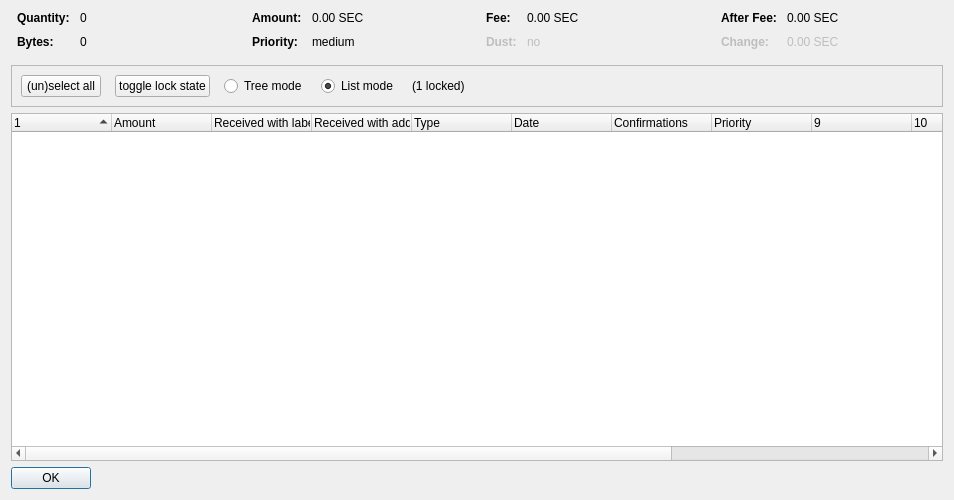
<?xml version="1.0" encoding="UTF-8"?>
<ui version="4.0">
 <class>CoinControlDialog</class>
 <widget class="QDialog" name="CoinControlDialog">
  <property name="geometry">
   <rect>
    <x>0</x>
    <y>0</y>
    <width>954</width>
    <height>500</height>
   </rect>
  </property>
  <property name="windowTitle">
   <string>Coin Selection</string>
  </property>
  <layout class="QVBoxLayout" name="verticalLayout">
   <item>
    <layout class="QHBoxLayout" name="horizontalLayoutTop" stretch="0,0,0,0">
     <property name="topMargin">
      <number>0</number>
     </property>
     <property name="bottomMargin">
      <number>10</number>
     </property>
     <item>
      <layout class="QFormLayout" name="formLayoutCoinControl1">
       <property name="horizontalSpacing">
        <number>10</number>
       </property>
       <property name="verticalSpacing">
        <number>10</number>
       </property>
       <property name="leftMargin">
        <number>6</number>
       </property>
       <property name="rightMargin">
        <number>6</number>
       </property>
       <item row="0" column="0">
        <widget class="QLabel" name="labelCoinControlQuantityText">
         <property name="font">
          <font>
           <weight>75</weight>
           <bold>true</bold>
          </font>
         </property>
         <property name="text">
          <string>Quantity:</string>
         </property>
        </widget>
       </item>
       <item row="0" column="1">
        <widget class="QLabel" name="labelCoinControlQuantity">
         <property name="cursor">
          <cursorShape>IBeamCursor</cursorShape>
         </property>
         <property name="contextMenuPolicy">
          <enum>Qt::ActionsContextMenu</enum>
         </property>
         <property name="text">
          <string notr="true">0</string>
         </property>
         <property name="textInteractionFlags">
          <set>Qt::LinksAccessibleByMouse|Qt::TextSelectableByKeyboard|Qt::TextSelectableByMouse</set>
         </property>
        </widget>
       </item>
       <item row="1" column="0">
        <widget class="QLabel" name="labelCoinControlBytesText">
         <property name="font">
          <font>
           <weight>75</weight>
           <bold>true</bold>
          </font>
         </property>
         <property name="text">
          <string>Bytes:</string>
         </property>
        </widget>
       </item>
       <item row="1" column="1">
        <widget class="QLabel" name="labelCoinControlBytes">
         <property name="cursor">
          <cursorShape>IBeamCursor</cursorShape>
         </property>
         <property name="contextMenuPolicy">
          <enum>Qt::ActionsContextMenu</enum>
         </property>
         <property name="text">
          <string notr="true">0</string>
         </property>
         <property name="textInteractionFlags">
          <set>Qt::LinksAccessibleByMouse|Qt::TextSelectableByKeyboard|Qt::TextSelectableByMouse</set>
         </property>
        </widget>
       </item>
      </layout>
     </item>
     <item>
      <layout class="QFormLayout" name="formLayoutCoinControl2">
       <property name="horizontalSpacing">
        <number>10</number>
       </property>
       <property name="verticalSpacing">
        <number>10</number>
       </property>
       <property name="leftMargin">
        <number>6</number>
       </property>
       <property name="rightMargin">
        <number>6</number>
       </property>
       <item row="0" column="0">
        <widget class="QLabel" name="labelCoinControlAmountText">
         <property name="font">
          <font>
           <weight>75</weight>
           <bold>true</bold>
          </font>
         </property>
         <property name="text">
          <string>Amount:</string>
         </property>
        </widget>
       </item>
       <item row="0" column="1">
        <widget class="QLabel" name="labelCoinControlAmount">
         <property name="cursor">
          <cursorShape>IBeamCursor</cursorShape>
         </property>
         <property name="contextMenuPolicy">
          <enum>Qt::ActionsContextMenu</enum>
         </property>
         <property name="text">
          <string notr="true">0.00 SEC</string>
         </property>
         <property name="textInteractionFlags">
          <set>Qt::LinksAccessibleByMouse|Qt::TextSelectableByKeyboard|Qt::TextSelectableByMouse</set>
         </property>
        </widget>
       </item>
       <item row="1" column="0">
        <widget class="QLabel" name="labelCoinControlPriorityText">
         <property name="font">
          <font>
           <weight>75</weight>
           <bold>true</bold>
          </font>
         </property>
         <property name="text">
          <string>Priority:</string>
         </property>
        </widget>
       </item>
       <item row="1" column="1">
        <widget class="QLabel" name="labelCoinControlPriority">
         <property name="cursor">
          <cursorShape>IBeamCursor</cursorShape>
         </property>
         <property name="contextMenuPolicy">
          <enum>Qt::ActionsContextMenu</enum>
         </property>
         <property name="text">
          <string>medium</string>
         </property>
         <property name="textInteractionFlags">
          <set>Qt::LinksAccessibleByMouse|Qt::TextSelectableByKeyboard|Qt::TextSelectableByMouse</set>
         </property>
        </widget>
       </item>
      </layout>
     </item>
     <item>
      <layout class="QFormLayout" name="formLayoutCoinControl3">
       <property name="horizontalSpacing">
        <number>10</number>
       </property>
       <property name="verticalSpacing">
        <number>10</number>
       </property>
       <property name="leftMargin">
        <number>6</number>
       </property>
       <property name="rightMargin">
        <number>6</number>
       </property>
       <item row="0" column="0">
        <widget class="QLabel" name="labelCoinControlFeeText">
         <property name="font">
          <font>
           <weight>75</weight>
           <bold>true</bold>
          </font>
         </property>
         <property name="text">
          <string>Fee:</string>
         </property>
        </widget>
       </item>
       <item row="0" column="1">
        <widget class="QLabel" name="labelCoinControlFee">
         <property name="cursor">
          <cursorShape>IBeamCursor</cursorShape>
         </property>
         <property name="contextMenuPolicy">
          <enum>Qt::ActionsContextMenu</enum>
         </property>
         <property name="text">
          <string notr="true">0.00 SEC</string>
         </property>
         <property name="textInteractionFlags">
          <set>Qt::LinksAccessibleByMouse|Qt::TextSelectableByKeyboard|Qt::TextSelectableByMouse</set>
         </property>
        </widget>
       </item>
       <item row="1" column="0">
        <widget class="QLabel" name="labelCoinControlLowOutputText">
         <property name="enabled">
          <bool>false</bool>
         </property>
         <property name="font">
          <font>
           <weight>75</weight>
           <bold>true</bold>
          </font>
         </property>
         <property name="text">
          <string>Dust:</string>
         </property>
        </widget>
       </item>
       <item row="1" column="1">
        <widget class="QLabel" name="labelCoinControlLowOutput">
         <property name="enabled">
          <bool>false</bool>
         </property>
         <property name="cursor">
          <cursorShape>IBeamCursor</cursorShape>
         </property>
         <property name="contextMenuPolicy">
          <enum>Qt::ActionsContextMenu</enum>
         </property>
         <property name="text">
          <string>no</string>
         </property>
         <property name="textInteractionFlags">
          <set>Qt::LinksAccessibleByMouse|Qt::TextSelectableByKeyboard|Qt::TextSelectableByMouse</set>
         </property>
        </widget>
       </item>
      </layout>
     </item>
     <item>
      <layout class="QFormLayout" name="formLayoutCoinControl4">
       <property name="horizontalSpacing">
        <number>10</number>
       </property>
       <property name="verticalSpacing">
        <number>10</number>
       </property>
       <property name="leftMargin">
        <number>6</number>
       </property>
       <property name="rightMargin">
        <number>6</number>
       </property>
       <item row="0" column="0">
        <widget class="QLabel" name="labelCoinControlAfterFeeText">
         <property name="font">
          <font>
           <weight>75</weight>
           <bold>true</bold>
          </font>
         </property>
         <property name="text">
          <string>After Fee:</string>
         </property>
        </widget>
       </item>
       <item row="0" column="1">
        <widget class="QLabel" name="labelCoinControlAfterFee">
         <property name="cursor">
          <cursorShape>IBeamCursor</cursorShape>
         </property>
         <property name="contextMenuPolicy">
          <enum>Qt::ActionsContextMenu</enum>
         </property>
         <property name="text">
          <string notr="true">0.00 SEC</string>
         </property>
         <property name="textInteractionFlags">
          <set>Qt::LinksAccessibleByMouse|Qt::TextSelectableByKeyboard|Qt::TextSelectableByMouse</set>
         </property>
        </widget>
       </item>
       <item row="1" column="0">
        <widget class="QLabel" name="labelCoinControlChangeText">
         <property name="enabled">
          <bool>false</bool>
         </property>
         <property name="font">
          <font>
           <weight>75</weight>
           <bold>true</bold>
          </font>
         </property>
         <property name="text">
          <string>Change:</string>
         </property>
        </widget>
       </item>
       <item row="1" column="1">
        <widget class="QLabel" name="labelCoinControlChange">
         <property name="enabled">
          <bool>false</bool>
         </property>
         <property name="cursor">
          <cursorShape>IBeamCursor</cursorShape>
         </property>
         <property name="contextMenuPolicy">
          <enum>Qt::ActionsContextMenu</enum>
         </property>
         <property name="text">
          <string notr="true">0.00 SEC</string>
         </property>
         <property name="textInteractionFlags">
          <set>Qt::LinksAccessibleByMouse|Qt::TextSelectableByKeyboard|Qt::TextSelectableByMouse</set>
         </property>
        </widget>
       </item>
      </layout>
     </item>
    </layout>
   </item>
   <item>
    <widget class="QFrame" name="frame">
     <property name="minimumSize">
      <size>
       <width>0</width>
       <height>40</height>
      </size>
     </property>
     <property name="frameShape">
      <enum>QFrame::StyledPanel</enum>
     </property>
     <property name="frameShadow">
      <enum>QFrame::Sunken</enum>
     </property>
     <layout class="QHBoxLayout" name="horizontalLayout">
      <item>
       <layout class="QHBoxLayout" name="horizontalLayoutPanel" stretch="0,0,0,0,0,0">
        <property name="spacing">
         <number>14</number>
        </property>
        <item>
         <widget class="QPushButton" name="pushButtonSelectAll">
          <property name="sizePolicy">
           <sizepolicy hsizetype="Maximum" vsizetype="Fixed">
            <horstretch>0</horstretch>
            <verstretch>0</verstretch>
           </sizepolicy>
          </property>
          <property name="text">
           <string>(un)select all</string>
          </property>
          <property name="autoDefault">
           <bool>false</bool>
          </property>
         </widget>
        </item>
        <item>
         <widget class="QPushButton" name="pushButtonToggleLock">
          <property name="sizePolicy">
           <sizepolicy hsizetype="Maximum" vsizetype="Fixed">
            <horstretch>0</horstretch>
            <verstretch>0</verstretch>
           </sizepolicy>
          </property>
          <property name="text">
           <string>toggle lock state</string>
          </property>
          <property name="autoDefault">
           <bool>false</bool>
          </property>
         </widget>
        </item>
        <item>
         <widget class="QRadioButton" name="radioTreeMode">
          <property name="sizePolicy">
           <sizepolicy hsizetype="Maximum" vsizetype="Fixed">
            <horstretch>0</horstretch>
            <verstretch>0</verstretch>
           </sizepolicy>
          </property>
          <property name="text">
           <string>Tree mode</string>
          </property>
         </widget>
        </item>
        <item>
         <widget class="QRadioButton" name="radioListMode">
          <property name="sizePolicy">
           <sizepolicy hsizetype="Maximum" vsizetype="Fixed">
            <horstretch>0</horstretch>
            <verstretch>0</verstretch>
           </sizepolicy>
          </property>
          <property name="text">
           <string>List mode</string>
          </property>
          <property name="checked">
           <bool>true</bool>
          </property>
         </widget>
        </item>
        <item>
         <widget class="QLabel" name="labelLocked">
          <property name="text">
           <string>(1 locked)</string>
          </property>
         </widget>
        </item>
        <item>
         <spacer name="horizontalSpacer">
          <property name="orientation">
           <enum>Qt::Horizontal</enum>
          </property>
          <property name="sizeHint" stdset="0">
           <size>
            <width>40</width>
            <height>20</height>
           </size>
          </property>
         </spacer>
        </item>
       </layout>
      </item>
     </layout>
    </widget>
   </item>
   <item>
    <widget class="CoinControlTreeWidget" name="treeWidget">
     <property name="contextMenuPolicy">
      <enum>Qt::CustomContextMenu</enum>
     </property>
     <property name="sortingEnabled">
      <bool>false</bool>
     </property>
     <property name="columnCount">
      <number>13</number>
     </property>
     <attribute name="headerShowSortIndicator" stdset="0">
      <bool>true</bool>
     </attribute>
     <attribute name="headerStretchLastSection">
      <bool>false</bool>
     </attribute>
     <column>
      <property name="text">
       <string/>
      </property>
     </column>
     <column>
      <property name="text">
       <string>Amount</string>
      </property>
     </column>
     <column>
      <property name="text">
       <string>Received with label</string>
      </property>
     </column>
     <column>
      <property name="text">
       <string>Received with address</string>
      </property>
     </column>
     <column>
      <property name="text">
	<string>Type</string>
      </property>
     </column>
     <column>
      <property name="text">
       <string>Date</string>
      </property>
     </column>
     <column>
      <property name="text">
       <string>Confirmations</string>
      </property>
      <property name="toolTip">
       <string>Confirmed</string>
      </property>
     </column>
     <column>
      <property name="text">
       <string>Priority</string>
      </property>
     </column>
     <column>
      <property name="text">
       <string/>
      </property>
     </column>
     <column>
      <property name="text">
       <string/>
      </property>
     </column>
     <column>
      <property name="text">
       <string/>
      </property>
     </column>
     <column>
      <property name="text">
       <string/>
      </property>
     </column>
     <column>
      <property name="text">
       <string/>
      </property>
     </column>
    </widget>
   </item>
   <item>
    <widget class="QDialogButtonBox" name="buttonBox">
     <property name="sizePolicy">
      <sizepolicy hsizetype="Maximum" vsizetype="Fixed">
       <horstretch>0</horstretch>
       <verstretch>0</verstretch>
      </sizepolicy>
     </property>
     <property name="orientation">
      <enum>Qt::Horizontal</enum>
     </property>
     <property name="standardButtons">
      <set>QDialogButtonBox::Ok</set>
     </property>
    </widget>
   </item>
  </layout>
 </widget>
 <customwidgets>
  <customwidget>
   <class>CoinControlTreeWidget</class>
   <extends>QTreeWidget</extends>
   <header>coincontroltreewidget.h</header>
  </customwidget>
 </customwidgets>
 <resources/>
 <connections/>
</ui>
